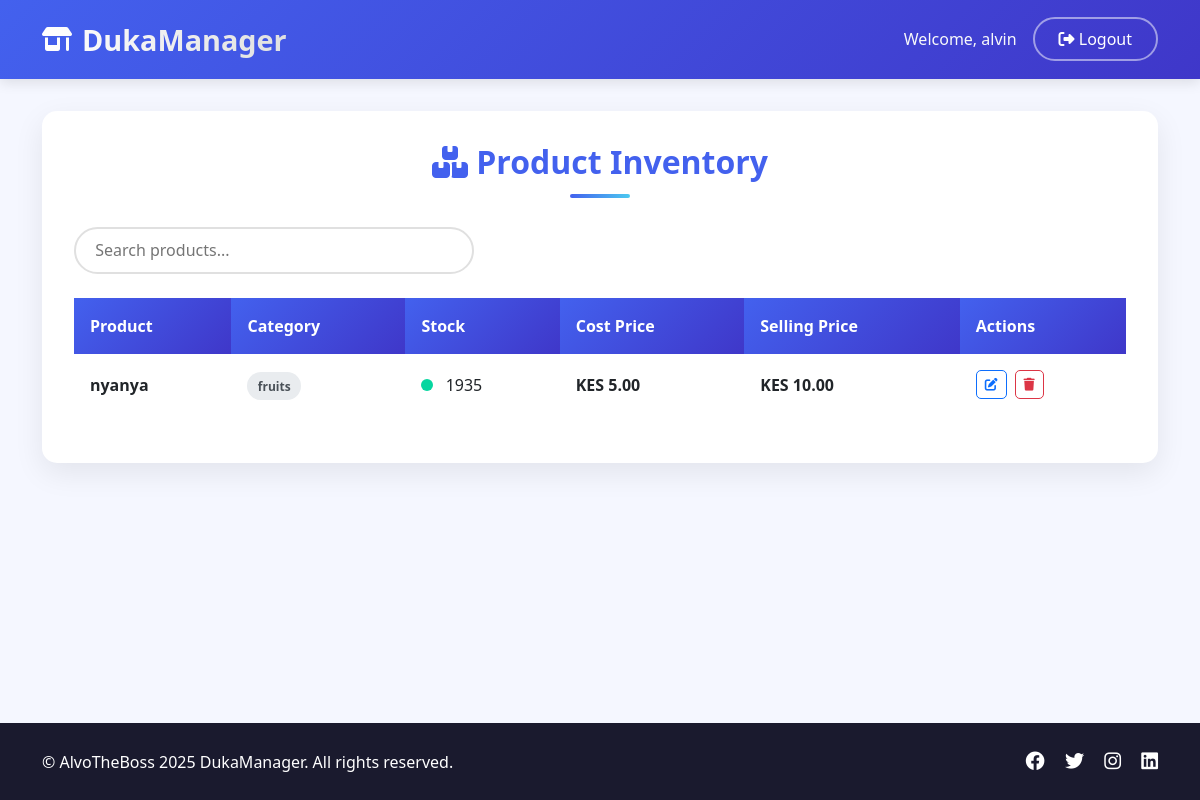
The app's page /products/ (signed in) with its own data.
### inventory/models.py (models this page shows, shortened)
class User(AbstractUser):
    phone = models.CharField(max_length=15, unique=True, null=True, blank=True)
    email = models.EmailField(unique=True, blank=False)  # Make email required

class Product(models.Model):
    name = models.CharField(max_length=100)
    category = models.CharField(max_length=100, blank=True)
    quantity = models.PositiveIntegerField()
    cost_price = models.DecimalField(max_digits=10, decimal_places=2)
    selling_price = models.DecimalField(max_digits=10, decimal_places=2)
    added_on = models.DateTimeField(auto_now_add=True)

### inventory/views.py (the view)
# urls.py: path('products/', views.product_list, name='product_list'),
@login_required
def product_list(request):
    return render(request, 'inventory/product_list.html', {
        'products': Product.objects.all()
    })

### inventory/templates/inventory/product_list.html (shortened to what this page needs)
{% extends 'inventory/base.html' %}
{% block content %}
<div class="product-list-container">
    <h2 class="list-title">
        <i class="fas fa-boxes"></i> Product Inventory
    </h2>
    <div class="search-container">
        <input type="text" class="search-input" placeholder="Search products..." id="productSearch">
    </div>
    <div class="table-responsive">
        <table class="table">
            <thead>
                <tr>
                    <th>Product</th>
                    <th>Category</th>
                    <th>Stock</th>
                    <th>Cost Price</th>
                    <th>Selling Price</th>
                    <th>Actions</th>
                </tr>
            </thead>
            <tbody>
                {% for product in products %}
                <tr>
                    <td data-label="Product">
                        <strong>{{ product.name }}</strong>
                    </td>
                    <td data-label="Category">
                        <span class="badge-category">{{ product.category|default:"Uncategorized" }}</span>
                    </td>
                    <td data-label="Stock">
                        <span class="stock-indicator
                            {% if product.quantity < 5 %}stock-low
                            {% elif product.quantity < 15 %}stock-medium
                            {% else %}stock-high
                            {% endif %}"></span>
                        {{ product.quantity }}
                    </td>
                    <td data-label="Cost Price" class="price price-cost">
                        KES {{ product.cost_price }}
                    </td>
                    <td data-label="Selling Price" class="price price-selling">
                        KES {{ product.selling_price }}
                    </td>
                    <td data-label="Actions" class="action-btns">
                        <a href="{% url 'update_product' product.pk %}" class="btn btn-sm btn-outline-primary">
                            <i class="fas fa-edit"></i>
                        </a>
                        <a href="{% url 'delete_product' product.pk %}" class="btn btn-sm btn-outline-danger">
                            <i class="fas fa-trash"></i>
                        </a>
                    </td>
                </tr>
                {% endfor %}
            </tbody>
        </table>
    </div>
</div>
{% endblock %}

### inventory/templates/inventory/base.html (shortened to what this page needs)
<!DOCTYPE html>
<html lang="en">
<head>
    <link rel="stylesheet" href="https://cdn.jsdelivr.net/npm/bootstrap@5.3.0/dist/css/bootstrap.min.css">
    <link rel="stylesheet" href="https://cdnjs.cloudflare.com/ajax/libs/font-awesome/6.4.0/css/all.min.css">
</head>
<body>
    <nav class="navbar navbar-expand-lg navbar-dark">
        <div class="container">
            <a class="navbar-brand" href="{% url 'dashboard' %}">
                <i class="fas fa-store-alt"></i>DukaManager
            </a>
            {% if user.is_authenticated %}
                <div class="d-flex align-items-center">
                    <span class="text-light me-3 d-none d-sm-inline">Welcome, {{ user.username }}</span>
                    <a class="btn btn-outline-light" href="{% url 'register' %}">
                        <i class="fas fa-sign-out-alt"></i> Logout
                    </a>
                </div>
            {% else %}
                <a class="btn btn-outline-light" href="{% url 'login' %}">
                    <i class="fas fa-sign-in-alt"></i> Login
                </a>
            {% endif %}
        </div>
    </nav>
    <div class="container">
        {% block content %}{% endblock %}
    </div>
    <footer>
        <div class="container">
            <div class="footer-content">
                <div class="copyright">
                    &copy; AlvoTheBoss 2025 DukaManager. All rights reserved.
                </div>
                <div class="social-links">
                    <a href="#"><i class="fab fa-facebook"></i></a>
                    <a href="#"><i class="fab fa-twitter"></i></a>
                    <a href="#"><i class="fab fa-instagram"></i></a>
                    <a href="#"><i class="fab fa-linkedin"></i></a>
                </div>
            </div>
        </div>
    </footer>
</body>
</html>

### inventory/templates/inventory/base.html (style rules this page uses)
:root { --primary-color: #4361ee; --secondary-color: #3f37c9; --accent-color: #4cc9f0; --dark-color: #1a1a2e; --light-color: #f8f9fa; }
body { background-color: #f5f7ff; font-family: 'Segoe UI', Tahoma, Geneva, Verdana, sans-serif; min-height: 100vh; display: flex; flex-direction: column; }
.navbar { background: linear-gradient(135deg, var(--primary-color), var(--secondary-color)); box-shadow: 0 4px 12px rgba(0, 0, 0, 0.1); padding: 0.8rem 0; }
.navbar-brand { font-weight: 700; font-size: 1.8rem; background: linear-gradient(to right, #fff, #e0e0e0); -webkit-background-clip: text; -webkit-text-fill-color: transparent; display: flex; align-items: center; transition: all 0.3s ease; }
.navbar-brand i { margin-right: 10px; font-size: 1.5rem; }
.btn-outline-light { border: 2px solid rgba(255, 255, 255, 0.5); color: white; font-weight: 500; border-radius: 50px; padding: 0.5rem 1.5rem; transition: all 0.3s ease; }
.container { flex: 1; }
footer { background: var(--dark-color); color: white; padding: 1.5rem 0; margin-top: 3rem; }
.footer-content { display: flex; justify-content: space-between; align-items: center; }
.social-links a { color: white; font-size: 1.2rem; margin-left: 1rem; transition: all 0.3s ease; }

### inventory/templates/inventory/product_list.html (style rules this page uses)
.product-list-container { background: white; border-radius: 15px; box-shadow: 0 10px 30px rgba(0, 0, 0, 0.08); padding: 2rem; margin: 2rem auto; animation: fadeIn 0.6s ease-out; }
.list-title { color: #4361ee; font-weight: 700; margin-bottom: 1.8rem; text-align: center; position: relative; }
.list-title:after { content: ''; display: block; width: 60px; height: 4px; background: linear-gradient(to right, #4361ee, #4cc9f0); margin: 0.8rem auto 1.5rem; border-radius: 2px; }
.table { width: 100%; border-collapse: separate; border-spacing: 0; overflow: hidden; }
.table thead th { background: linear-gradient(135deg, #4361ee, #3f37c9); color: white; font-weight: 600; padding: 1rem; border: none; position: sticky; top: 0; }
.table tbody tr { transition: all 0.3s ease; }
.table td { padding: 1rem; border-bottom: 1px solid #eee; vertical-align: middle; }
.table tr:last-child td { border-bottom: none; }
.badge-category { background: #e9ecef; color: #495057; padding: 0.35rem 0.65rem; border-radius: 50px; font-size: 0.75rem; font-weight: 600; }
.stock-indicator { display: inline-block; width: 12px; height: 12px; border-radius: 50%; margin-right: 8px; }
.stock-high { background-color: #06d6a0; }
.price { font-weight: 600; color: #2b2d42; }
.price-cost { color: #ef233c; }
.price-selling { color: #06d6a0; }
.action-btns { display: flex; gap: 0.5rem; }
.btn-sm { padding: 0.25rem 0.5rem; font-size: 0.8rem; border-radius: 5px; }
.search-container { margin-bottom: 1.5rem; }
.search-input { border: 2px solid #e0e0e0; border-radius: 50px; padding: 0.6rem 1.2rem; width: 100%; max-width: 400px; transition: all 0.3s ease; }

### records on screen
User: username "alvin"
Product: name "nyanya", category "fruits", quantity "1935", cost_price "5.00", selling_price "10.00"
